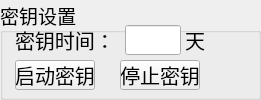
  <widget class="QGroupBox" name="gBox_setScretkey">
   <property name="geometry">
    <rect>
     <x>45</x>
     <y>335</y>
     <width>261</width>
     <height>100</height>
    </rect>
   </property>
   <property name="font">
    <font>
     <family>文泉驿等宽微米黑</family>
     <pointsize>14</pointsize>
     <weight>50</weight>
     <italic>false</italic>
     <bold>false</bold>
    </font>
   </property>
   <property name="styleSheet">
    <string notr="true"/>
   </property>
   <property name="title">
    <string>密钥设置</string>
   </property>
   <property name="flat">
    <bool>true</bool>
   </property>
   <widget class="QLabel" name="lb_keyTime">
    <property name="geometry">
     <rect>
      <x>15</x>
      <y>25</y>
      <width>96</width>
      <height>30</height>
     </rect>
    </property>
    <property name="font">
     <font>
      <family>文泉驿等宽微米黑</family>
      <pointsize>15</pointsize>
      <weight>50</weight>
      <italic>false</italic>
      <bold>false</bold>
     </font>
    </property>
    <property name="text">
     <string>密钥时间：</string>
    </property>
   </widget>
   <widget class="QPushButton" name="pBtn_start">
    <property name="geometry">
     <rect>
      <x>15</x>
      <y>60</y>
      <width>80</width>
      <height>30</height>
     </rect>
    </property>
    <property name="font">
     <font>
      <family>文泉驿等宽微米黑</family>
      <pointsize>15</pointsize>
      <weight>50</weight>
      <italic>false</italic>
      <bold>false</bold>
     </font>
    </property>
    <property name="focusPolicy">
     <enum>Qt::NoFocus</enum>
    </property>
    <property name="text">
     <string>启动密钥</string>
    </property>
   </widget>
   <widget class="QLabel" name="lb_day">
    <property name="geometry">
     <rect>
      <x>185</x>
      <y>25</y>
      <width>20</width>
      <height>30</height>
     </rect>
    </property>
    <property name="font">
     <font>
      <family>文泉驿等宽微米黑</family>
      <pointsize>15</pointsize>
      <weight>50</weight>
      <italic>false</italic>
      <bold>false</bold>
     </font>
    </property>
    <property name="text">
     <string>天</string>
    </property>
   </widget>
   <widget class="QLineEdit" name="lineEdit_dayNum">
    <property name="geometry">
     <rect>
      <x>125</x>
      <y>25</y>
      <width>56</width>
      <height>30</height>
     </rect>
    </property>
    <property name="font">
     <font>
      <family>文泉驿等宽微米黑</family>
      <pointsize>15</pointsize>
      <weight>50</weight>
      <italic>false</italic>
      <bold>false</bold>
     </font>
    </property>
    <property name="focusPolicy">
     <enum>Qt::ClickFocus</enum>
    </property>
   </widget>
   <widget class="QPushButton" name="pBtn_stop">
    <property name="geometry">
     <rect>
      <x>120</x>
      <y>60</y>
      <width>80</width>
      <height>30</height>
     </rect>
    </property>
    <property name="font">
     <font>
      <family>文泉驿等宽微米黑</family>
      <pointsize>15</pointsize>
      <weight>50</weight>
      <italic>false</italic>
      <bold>false</bold>
     </font>
    </property>
    <property name="focusPolicy">
     <enum>Qt::NoFocus</enum>
    </property>
    <property name="text">
     <string>停止密钥</string>
    </property>
   </widget>
  </widget>
